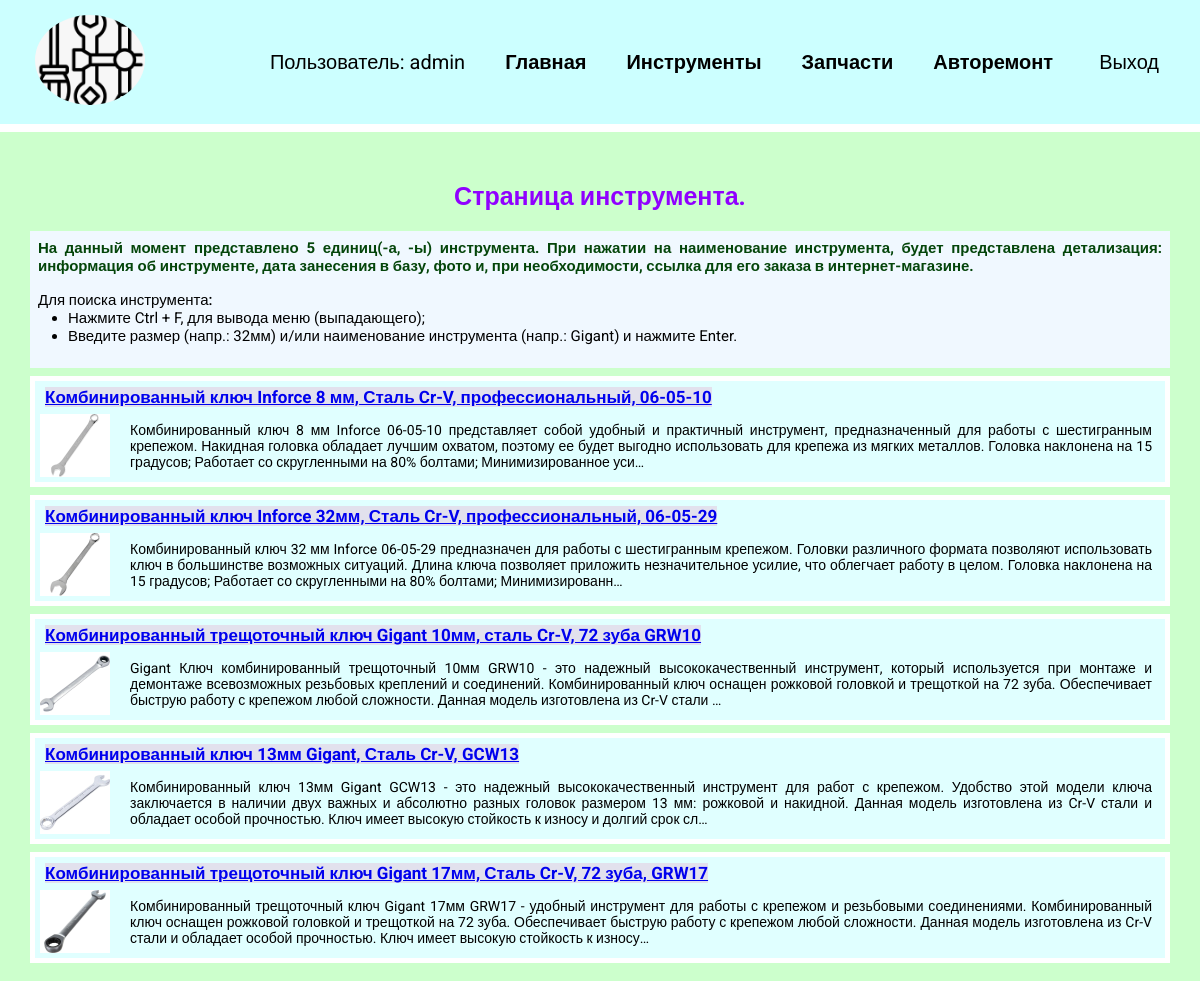
The app's page /techlog_tools/ (signed in) with its own data.
### techlog_tools/models.py (models this page shows, shortened)
class TechlogTools2(models.Model):
    title = models.CharField(max_length=100)
    description = models.TextField()
    date = models.DateField(blank=True)
    image = models.ImageField(upload_to='techlog_tools/images/')
    url = models.URLField(blank=True)  # Поле не обязательное для заполнения

### techlog_tools/views.py (the view)
# urls.py: path('', views.techlog_tools, name='techlogtools'),
@login_required
def techlog_tools(request):
    tltools2 = TechlogTools2.objects.order_by('-date')  # all()
    return render(request, 'techlog_tools/techtools.html', {
        'tltools2': tltools2,
    })

### techlog_tools/templates/techlog_tools/techtools.html (shortened to what this page needs)
{% extends 'techlog_tools/base.html' %}
{% block content %}
<h2>Страница инструмента.</h2>
<h3 class="count">
    На данный момент представлено {{ tltools2.count }} единиц(-а, -ы) инструмента. При нажатии на наименование
    инструмента, будет представлена детализация: информация об инструменте, дата занесения в базу, фото и, при необходимости, ссылка для его заказа в интернет-магазине.
</h3>
<div class="count">
    <span><b>Для поиска инструмента: </b></span>
    <ul class="ul_details">
        <li>Нажмите Ctrl + F, для вывода меню (выпадающего);</li>
        <li>Введите размер (напр.: 32мм) и/или наименование инструмента (напр.: Gigant) и нажмите Enter.</li>
    </ul>
</div>
{% for tltool2 in tltools2 %}
<div class="element">
    <h2 class="top2"><a href="{% url 'tool_details' tltool2.id %}">{{ tltool2.title }}</a></h2>
    <div class="tltool2_text">
        <img src="{{ tltool2.image.url }}" alt="">
        <p>{{ tltool2.description|truncatechars:360 }}</p>
    </div>
</div>
{% endfor %}
{% endblock %}

### techlog_tools/templates/techlog_tools/base.html (shortened to what this page needs)
<!DOCTYPE html>
{% load static %}
<html lang="en">
<head>
    <link rel="stylesheet" href="{% static 'css/style.css' %}">
</head>
<body>
<div class="menu">
    <div class="wrap">
        <div class="logo">
            <a href="{% url 'home' %}">
                <img src="{% static 'techlog_tools/car-tools.png' %}" alt="">
            </a>
        </div>
        <ul>
            {% if user.is_authenticated %}
                <li class="logo">Пользователь: {{ user.username }}</li>
                <li><a href="{% url 'home' %}">Главная</a></li>
                <li><a href="{% url 'techlogtools' %}">Инструменты</a></li>
                <li><a href="{% url 'telogspparts' %}">Запчасти</a></li>
                <li><a href="{% url 'currentnewrepairs' %}">Авторемонт</a></li>
                <li>
                    <form action="{% url 'exitappuser' %}" method="post">
                        <button class="exit">Выход</button>
                    </form>
                </li>
            {% else %}
                <li><a href="{% url 'registruser' %}">Зарегистрироваться</a></li>
                <li><a href="{% url 'loginuser' %}">Войти</a></li>
            {% endif %}
        </ul>
    </div>
</div>
<div class="content">
    <div class="wrap">
        {% block content %}
        {% endblock %}
    </div>
</div>
</body>
</html>

### techlog_tools/static/css/style.css (style rules this page uses)
body { font-family: "Roboto", sans-serif; padding: 0; margin: 0; background: #CCFFCC; }
.wrap { max-width: 1200px; margin: 0 auto; padding: 10px 30px; box-sizing: border-box; }
.element, .counter { background: lightcyan; border: 5px solid white; margin: 8px 0; width: auto; }
.tltool2_text { display: flex; align-items: center; gap: 20px; padding: 5px; box-sizing: border-box; font-size: 14px; text-align: justify; position: relative; }
.tltool2_text p { padding-right: 8px; margin: 0; }
.menu ul { display: flex; justify-content: space-around; align-items: center; list-style: none; font-size: 20px; }
.menu li { margin-left: 40px; }
.menu .wrap { display: flex; flex-wrap: wrap; justify-content: space-between; align-items: center; }
.menu { background: #CCFFFF; padding: 5px; border-bottom: 8px solid white; }
.count { padding: 8px 8px; margin-bottom: 0; box-sizing: border-box; background-color: aliceblue; text-align: justify; font-size: 15px; }
.menu a { color: black; font-weight: 600; text-decoration: none; }
a img { width: 110px; height: 90px; object-fit: cover; object-position: center; border-radius: 50%; overflow: hidden; }
.exit { background: transparent; border: none; font-size: 20px; cursor: pointer; }
h1, h3 { color: #04450a; text-align: center; background-color: #CCFFCC; }
.top2 a { background: #e2e1ed; margin: 0; border: none; cursor: pointer; font-size: 17px; padding: 0; }
.ul_details { margin: 0 10px; padding: 0 20px; }
span b { font-weight: 500; }
.element h2 { margin: 0 10px; padding: 0; }
.tltool2_text img { max-width: 70px; height: auto; }
.wrap>h2 { padding-top: 20px; margin: 20px 0 20px 0; text-align: center; color: rgb(144, 0, 255); font-size: 25px; font-weight: 700; }

### records on screen
TechlogTools2: title "Комбинированный ключ Inforce 8 мм, Сталь Cr-V, профессиональный, 06-05-10", image (picture), description "Комбинированный ключ 8 мм Inforce 06-05-10 представляет собой удобный и практичный инструмент, предназначенный для работы с шестигранным крепежом. Накидная головка обладает лучшим охватом, поэтому ее будет выгодно использовать для крепежа из мягких металлов. Головка наклонена на 15 градусов; Работает со скругленными на 80% болтами; Минимизированное уси…"
TechlogTools2: title "Комбинированный ключ Inforce 32мм, Сталь Cr-V, профессиональный, 06-05-29", image (picture), description "Комбинированный ключ 32 мм Inforce 06-05-29 предназначен для работы с шестигранным крепежом. Головки различного формата позволяют использовать ключ в большинстве возможных ситуаций. Длина ключа позволяет приложить незначительное усилие, что облегчает работу в целом. Головка наклонена на 15 градусов; Работает со скругленными на 80% болтами; Минимизированн…"
TechlogTools2: title "Комбинированный трещоточный ключ Gigant 10мм, сталь Cr-V, 72 зуба GRW10", image (picture), description "Gigant Ключ комбинированный трещоточный 10мм GRW10 - это надежный высококачественный инструмент, который используется при монтаже и демонтаже всевозможных резьбовых креплений и соединений. Комбинированный ключ оснащен рожковой головкой и трещоткой на 72 зуба. Обеспечивает быструю работу с крепежом любой сложности. Данная модель изготовлена из Cr-V стали …"
TechlogTools2: title "Комбинированный ключ 13мм Gigant, Сталь Cr-V, GCW13", image (picture), description "Комбинированный ключ 13мм Gigant GCW13 - это надежный высококачественный инструмент для работ с крепежом. Удобство этой модели ключа заключается в наличии двух важных и абсолютно разных головок размером 13 мм: рожковой и накидной. Данная модель изготовлена из Cr-V стали и обладает особой прочностью. Ключ имеет высокую стойкость к износу и долгий срок сл…"
TechlogTools2: title "Комбинированный трещоточный ключ Gigant 17мм, Сталь Cr-V, 72 зуба, GRW17", image (picture), description "Комбинированный трещоточный ключ Gigant 17мм GRW17 - удобный инструмент для работы с крепежом и резьбовыми соединениями. Комбинированный ключ оснащен рожковой головкой и трещоткой на 72 зуба. Обеспечивает быструю работу с крепежом любой сложности. Данная модель изготовлена из Cr-V стали и обладает особой прочностью. Ключ имеет высокую стойкость к износу…"

### other values on screen
{{ user.username }} "admin"
{{ tltools2.count }} "5"
